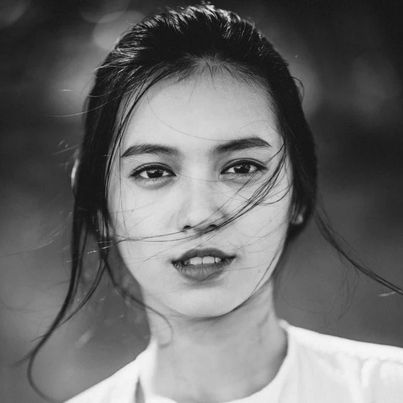
#> input picture Biến đổi âm bản.jpg, 403 x 403 px
$ jupyter execute --allow-errors XLA.ipynb
#> lines starting #> are read from the running program, lines starting #| are printed output that depends on the picture
#> in plot, img is the input picture: PIL image 403x403 RGB; min 0, max 250, mean 107.4
# Nguyễn Văn Tú - B20DCCN609

# Phép biến đổi âm bản

[cell 1]
import matplotlib.pyplot as plt
from PIL import Image

def negative_transform(img):
    try:
        # Tạo một hình ảnh mới có cùng kích thước với ảnh đầu vào
        new_img = Image.new("RGB", img.size)
#> new_img: PIL image 403x403 RGB; every value is 0

        # Duyệt qua từng pixel và thực hiện phép biến đổi âm bản đối
        for y in range(img.height):
            for x in range(img.width):
                # Lấy giá trị pixel
                current_color = img.getpixel((x, y))

                # Tính giá trị mới sau phép biến đổi âm bản đối cho từng kênh màu
                new_color = tuple(255 - value for value in current_color)

                # Đặt giá trị pixel mới trong hình ảnh mới
                new_img.putpixel((x, y), new_color)
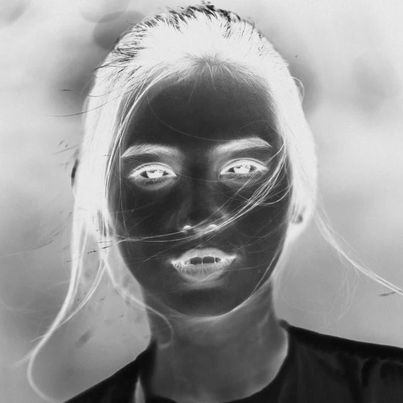
#> new_img: PIL image 403x403 RGB; min 5, max 255, mean 147.6

        # Trả về hình ảnh mới
        return new_img

    except Exception as e:
        print(f"Lỗi: {e}")

def plot(image_path):
    try:
        # Đọc hình ảnh
        img = Image.open(image_path)

        # Hiển thị hình ảnh ban đầu
        plt.figure(figsize=(8, 4))
        plt.subplot(1, 2, 1)
        plt.title('Hình ảnh ban đầu')
        plt.imshow(img)
        plt.axis('off')

        # Thực hiện phép biến đổi âm bản đối
        img_negative = negative_transform(img)

        # Hiển thị hình ảnh đã biến đổi
        plt.subplot(1, 2, 2)
        plt.title('Hình ảnh biến đổi âm bản đối')
        plt.imshow(img_negative)
        plt.axis('off')

        plt.tight_layout()
        plt.show()

    except Exception as e:
        print(f"Lỗi: {e}")

# Thực hiện phép biến đổi âm bản đối và hiển thị hình ảnh
plot("Biến đổi âm bản.jpg")

# Phân ngưỡng

[cell 2]
import matplotlib.pyplot as plt
import matplotlib.image as mpimg
import numpy as np
from PIL import Image

def transform(img):
    try:
        # Lấy kích thước ảnh
        width, height = img.size

        # Duyệt qua từng pixel và thực hiện phân ngưỡng
        for y in range(height):
            for x in range(width):
                # Lấy giá trị pixel
                current_color = img.getpixel((x, y))

                # Tính giá trị ngưỡng
                new_color = tuple(0 if value <= 50 else 255 for value in current_color)


                # Đặt lại giá trị pixel mới
                img.putpixel((x, y), new_color)

        # Lưu hình ảnh mới
        return img

    except Exception as e:
        print(f"Lỗi: {e}")

def plot(image_path):
#> called with image_path = 'Phân ngưỡng.png'
    try:
        # Đọc hình ảnh
        img = Image.open(image_path)
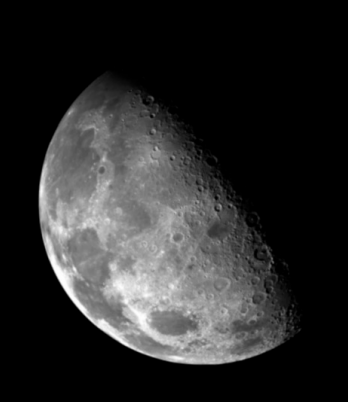
#> input picture Phân ngưỡng.png, 348 x 402 px
#> img is the input picture: PIL image 348x402 RGBA; mean R, G, B, A 42.6, 42.6, 42.6, 255

        # Hiển thị hình ảnh ban đầu
        plt.figure(figsize=(8, 4))
        plt.subplot(1, 2, 1)
        plt.title('Hình ảnh ban đầu')
        plt.imshow(img)
        plt.axis('off')

        # Thực hiện phép biến đổi
        img = transform(img)

        # Hiển thị hình ảnh biến đổi
        plt.subplot(1, 2, 2)
        plt.title('Hình ảnh biến đổi')
        plt.imshow(img)
        plt.axis('off')

        plt.tight_layout()
        plt.show()

    except Exception as e:
        print(f"Lỗi: {e}")

plot("Phân ngưỡng.png")

# Biến đổi logarith

[cell 3]
import matplotlib.pyplot as plt
import matplotlib.image as mpimg
import numpy as np
from PIL import Image

def transform(img,c):
    # Lấy kích thước ảnh
    width, height = img.size

    # Duyệt qua từng pixel và thực hiện
    for y in range(height):
        for x in range(width):
            # Lấy giá trị pixel
            current_color = img.getpixel((x, y))

            # Tính giá trị mới
            new_color = round(c*np.log(1+current_color))

            # Đặt lại giá trị pixel mới
            img.putpixel((x, y), new_color)

    # Lưu hình ảnh mới
    return img

def plot(image_path,c=1):
    # Đọc hình ảnh
#> called with image_path = 'Biến đổi Logarith.png', c = 1
    img = Image.open(image_path)
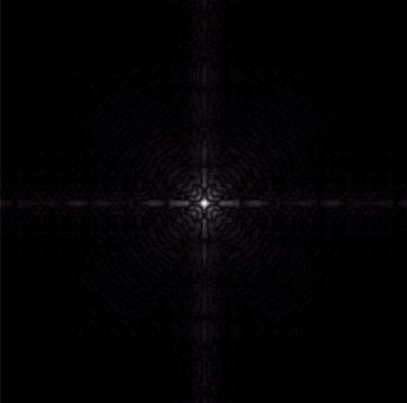
#> input picture Biến đổi Logarith.png, 407 x 403 px
#> img is the input picture: PIL image 407x403 RGBA; mean R, G, B, A 2.9, 1.9, 3.1, 255
    img = img.convert('L')
#> img: PIL image 407x403 L

    # Hiển thị hình ảnh ban đầu
    plt.figure(figsize=(8, 4))
    plt.subplot(1, 2, 1)
    plt.title('Hình ảnh ban đầu')
    plt.imshow(img, cmap='gray')
    plt.axis('off')

    # Thực hiện phép biến đổi
    img = transform(img,c)

    # Hiển thị hình ảnh biến đổi
    plt.subplot(1, 2, 2)
    plt.title('Hình ảnh biến đổi')
    plt.imshow(img, cmap='gray')
    plt.axis('off')

    plt.tight_layout()
    plt.show()

plot("Biến đổi Logarith.png", c=1)

# Biến đổi hàm mũ

[cell 4]
import matplotlib.pyplot as plt
import matplotlib.image as mpimg
import numpy as np
from PIL import Image

def transform(img,c,mu):
    # Lấy kích thước ảnh
    width, height = img.size

    # Duyệt qua từng pixel và thực hiện
    for y in range(height):
        for x in range(width):
            # Lấy giá trị pixel
            current_color = img.getpixel((x, y))

            # Tính giá trị mới
            new_color = round(c*(current_color**mu))

            # Đặt lại giá trị pixel mới
            img.putpixel((x, y), new_color)

    # Lưu hình ảnh mới
    return img

def plot(image_path,c=1,y=0.6):
    # Đọc hình ảnh
#> called with image_path = 'Biến đổi hàm mũ.png', c = 1, y = 0.4
    img = Image.open(image_path)
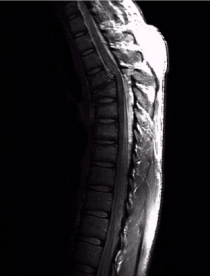
#> input picture Biến đổi hàm mũ.png, 210 x 276 px
#> img is the input picture: PIL image 210x276 RGBA; mean R, G, B, A 34.7, 32.1, 35.2, 255
    img = img.convert('L')
#> img: PIL image 210x276 L

    # Hiển thị hình ảnh ban đầu
    plt.figure(figsize=(8, 4))
    plt.subplot(1, 2, 1)
    plt.title('Hình ảnh ban đầu')
    plt.imshow(img,cmap='gray')
    plt.axis('off')

    # Thực hiện phép biến đổi
    img = transform(img,c,y)

    # Hiển thị hình ảnh biến đổi
    plt.subplot(1, 2, 2)
    plt.title('Hình ảnh biến đổi')
    plt.imshow(img,cmap='gray')
    plt.axis('off')

    plt.tight_layout()
    plt.show()
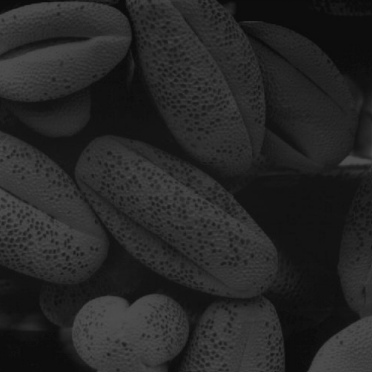
#> input picture Histogram.png, 372 x 372 px
#> in plot, image is the input picture: PIL image 372x372 RGBA; mean R, G, B, A 38, 38, 38, 255

plot("Biến đổi hàm mũ.png", c=1,y=0.4)

# Cân bằng lược đồ xám

[cell 5]
import matplotlib.pyplot as plt
import collections
from PIL import Image
import numpy as np

def transform(img):
    # Lấy kích thước ảnh
    width, height = img.size
#> width = 372; height = 372

    pixel_frequency = {}

    # Đếm tần suất xuất hiện của từng giá trị điểm ảnh
    for y in range(height):
        for x in range(width):
            pixel_value = img.getpixel((x, y))
            if pixel_value in pixel_frequency:
                pixel_frequency[pixel_value] += 1
            else:
                pixel_frequency[pixel_value] = 1
#> after the loop, pixel_frequency = 70 items
    key_sorted=sorted(pixel_frequency.keys())
#> key_sorted = 70 values from 10 to 79
    tmp = 0
    for key in key_sorted:
        tmp += 255*(pixel_frequency[key]/(width*height))
        pixel_frequency[key]=round(tmp)
#> this loop made 70 passes
#> tmp on passes 1 to 12: 0.0258, 0.3, 2.8, 14.88, 16.81, 18.68, 22.22, 29.73, 35.93, 51.36, 59.37, 64.03
#> after the loop, tmp = 255

    for y in range(height):
        for x in range(width):
            pixel_value = img.getpixel((x, y))

            img.putpixel((x, y), pixel_frequency[pixel_value])

    return img

def plot(image_path):
    # Đọc hình ảnh
    image = Image.open(image_path)
    img = image.convert('L')

    # Hiển thị hình ảnh ban đầu
    plt.figure(figsize=(8, 4))
    plt.subplot(1, 2, 1)
    plt.title('Hình ảnh ban đầu')
    plt.imshow(image,cmap='gray')
    plt.axis('off')

    # Thực hiện phép biến đổi
    img = transform(img)

    # Hiển thị hình ảnh biến đổi
    plt.subplot(1, 2, 2)
    plt.title('Hình ảnh biến đổi')
    plt.imshow(img,cmap='gray')
    plt.axis('off')

    plt.tight_layout()
    plt.show()

plot("Histogram.png")

# Bộ lọc không gian làm mịn ảnh

### - Bộ lọc trung bình

[cell 6]
import matplotlib.pyplot as plt
import matplotlib.image as mpimg
import numpy as np
from PIL import Image

def transform(img,kernel):
    # Lấy kích thước ảnh
    width, height = img.size

    # Duyệt qua từng pixel và thực hiện
    for y in range(height):
        for x in range(width):
            sum=0
            # Tính giá trị mới
            for y1 in range(-int(kernel/2),int(round(kernel/2))):
                for x1 in range(-int(kernel/2),int(round(kernel/2))):
                    if(x+x1>=0 and y+y1>=0 and x+x1<width and y+y1<height):
                        sum+=img.getpixel((x+x1, y+y1))
            new_color = round(sum/(kernel*kernel))

            # Đặt lại giá trị pixel mới
            img.putpixel((x, y), new_color)

    # Lưu hình ảnh mới
    return img

def plot(image_path,kernel=3):
    # Đọc hình ảnh
#> called with image_path = 'Lọc trung bình.png', kernel = 3
    img = Image.open(image_path)
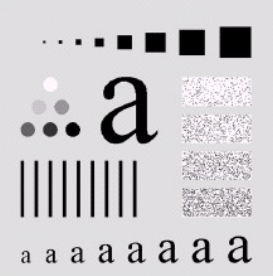
#> input picture Lọc trung bình.png, 273 x 276 px
#> img is the input picture: PIL image 273x276 RGBA; mean R, G, B, A 201.3, 199.3, 202.1, 255
    img = img.convert('L')
#> img: PIL image 273x276 L

    # Hiển thị hình ảnh ban đầu
    plt.figure(figsize=(8, 4))
    plt.subplot(1, 2, 1)
    plt.title('Hình ảnh ban đầu')
    plt.imshow(img,cmap='gray')
    plt.axis('off')

    # Thực hiện phép biến đổi
    img = transform(img,kernel)

    # Hiển thị hình ảnh biến đổi
    plt.subplot(1, 2, 2)
    plt.title(f'Hình ảnh biến đổi kernel={kernel}x{kernel}')
    plt.imshow(img,cmap='gray')
    plt.axis('off')

    plt.tight_layout()
    plt.show()

plot("Lọc trung bình.png",kernel=3)
plot("Lọc trung bình.png",kernel=5)
plot("Lọc trung bình.png",kernel=9)
#> call 3 of transform, with kernel = 9
#> after the loop in transform (call 3), `for y in range(height):`:
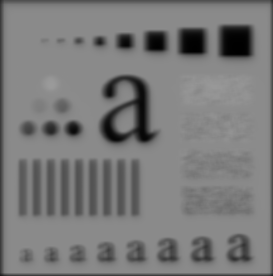
#> img: PIL image 273x276 L; min 0, max 154, mean 121.6
plot("Lọc trung bình.png",kernel=15)
#> call 4 of transform, with kernel = 15
#> after the loop in transform (call 4), `for y in range(height):`:
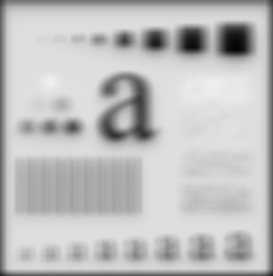
#> img: PIL image 273x276 L; min 6, max 240, mean 190.8

### - Bộ lọc trung vị

[cell 7]
import matplotlib.pyplot as plt
import matplotlib.image as mpimg
import numpy as np
from PIL import Image

# [20 lines left out: function transform, not called in this run]

def plot(image_path,kernel=3):
    # Đọc hình ảnh
    img = Image.open(image_path)
    img = img.convert('L')

    # Hiển thị hình ảnh ban đầu
    plt.figure(figsize=(8, 4))
    plt.subplot(1, 2, 1)
    plt.title('Hình ảnh ban đầu')
    plt.imshow(img,cmap='gray')
    plt.axis('off')

    # Thực hiện phép biến đổi
    img = transform(img,kernel)

    # Hiển thị hình ảnh biến đổi
    plt.subplot(1, 2, 2)
    plt.title(f'Hình ảnh biến đổi kernel={kernel}x{kernel}')
    plt.imshow(img,cmap='gray')
    plt.axis('off')

    plt.tight_layout()
    plt.show()

#> (the rest of this cell did not finish here and is left out)

# Phát hiện biên

## - Toán tử Roberts

[cell 8]
from matplotlib.image import imread
import matplotlib.pyplot as plt
import numpy as np
from PIL import Image


# [18 lines left out: function roberts_operator, not called in this run]


#> (the rest of this cell did not finish here and is left out)

## - Toán tử Sobel

[cell 9]
from matplotlib.image import imread
import matplotlib.pyplot as plt
import numpy as np
from PIL import Image

#> (the rest of this cell did not finish here and is left out)

## - Toán tử Prewitt

[cell 10]
from matplotlib.image import imread
import matplotlib.pyplot as plt
import numpy as np
from PIL import Image


# [20 lines left out: function prewitt_operator, not called in this run]


#> (the rest of this cell did not finish here and is left out)

# Phát hiện biên sử dụng đạo hàm bậc 2

## - Toán tử Laplacian

[cell 11]
from matplotlib.image import imread
import matplotlib.pyplot as plt
import numpy as np
from PIL import Image

input_image=Image.open("Phân ngưỡng.png").convert('L')
grayscale_image = np.array(input_image)

Laplacian = np.array([[0.0, 1.0, 0.0], [1.0, -4.0, 1.0], [0.0, 1.0, 0.0]])
[rows, columns] = np.shape(grayscale_image)
#> rows = 402; columns = 348
Laplacian_filtered_image = np.zeros(shape=(rows, columns))

for i in range(rows - 2):
    for j in range(columns - 2):
        Laplacian_filtered_image[i + 1, j + 1] = np.sum(np.multiply(Laplacian, grayscale_image[i:i + 3, j:j + 3]))
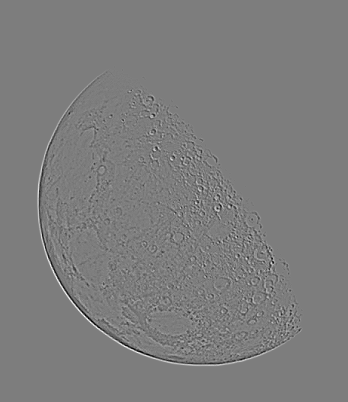
#> Laplacian_filtered_image: shape (402, 348) float64; min -126, max 131, mean 0; drawn with min black and max white

plt.figure(figsize=(8, 4))
plt.subplot(1, 2, 1)
plt.title('Hình ảnh ban đầu')
plt.imshow(input_image,cmap='gray')
plt.axis('off')

# Hiển thị hình ảnh biến đổi
plt.subplot(1, 2, 2)
plt.title(f'Hình ảnh biến đổi kernel=3x3')
plt.imshow(Laplacian_filtered_image,cmap='gray')
plt.axis('off')

plt.tight_layout()
plt.show()

## - Tăng cường ảnh bằng Laplacian

[cell 12]
from matplotlib.image import imread
import matplotlib.pyplot as plt
import numpy as np
from PIL import Image

input_image=Image.open("Phân ngưỡng.png").convert('L')
grayscale_image = np.array(input_image)

Laplacian = np.array([[0.0, -1.0, 0.0], [-1.0, 5.0, -1.0], [0.0, -1.0, 0.0]])
[rows, columns] = np.shape(grayscale_image)
Laplacian_filtered_image = np.zeros(shape=(rows, columns))

for i in range(rows - 2):
    for j in range(columns - 2):
        Laplacian_filtered_image[i + 1, j + 1] = np.sum(np.multiply(Laplacian, grayscale_image[i:i + 3, j:j + 3]))
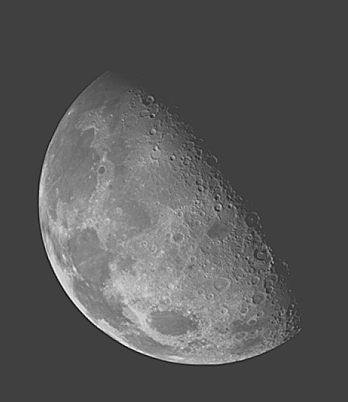
#> Laplacian_filtered_image: shape (402, 348) float64; min -119, max 351, mean 42.6; drawn with min black and max white

plt.figure(figsize=(8, 4))
plt.subplot(1, 2, 1)
plt.title('Hình ảnh ban đầu')
plt.imshow(input_image,cmap='gray')
plt.axis('off')

# Hiển thị hình ảnh biến đổi
plt.subplot(1, 2, 2)
plt.title(f'Hình ảnh biến đổi kernel=3x3')
plt.imshow(Laplacian_filtered_image,cmap='gray')
plt.axis('off')

plt.tight_layout()
plt.show()
